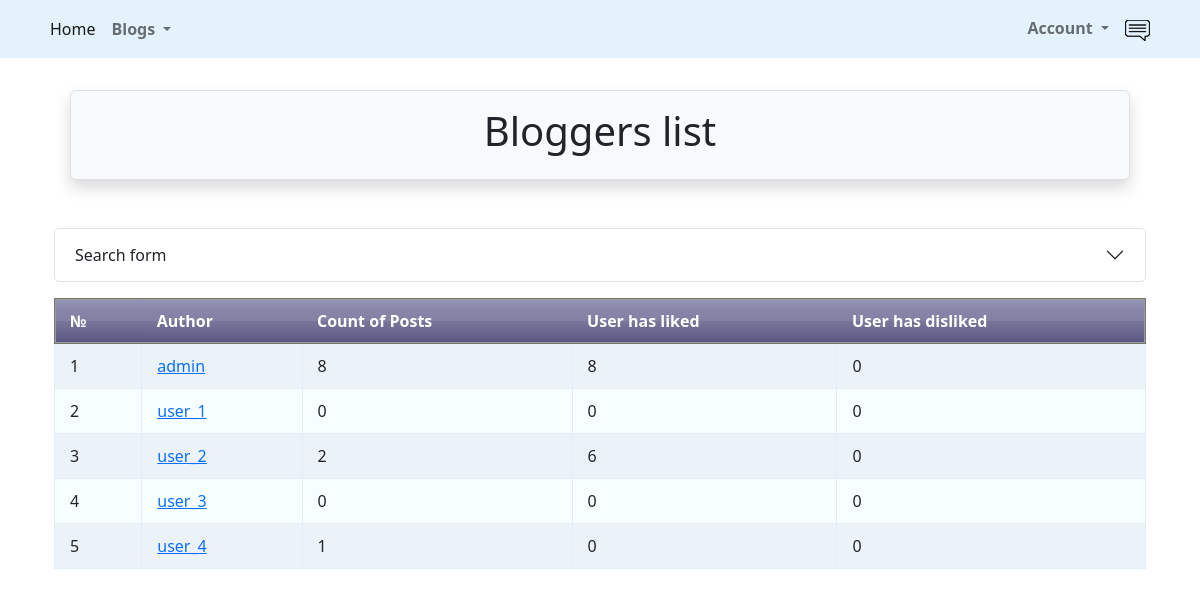
Page /posts/bloggers/ (signed in) on the committed database.
### src/accounts/models.py (models this page shows, shortened)
class User(AbstractUser):
    is_activated = models.BooleanField(default=True, db_index=True)
    avatar = models.ImageField(upload_to=avatar_place, default='profile/default.png')
    birthday = models.DateField(null=True, blank=True)
    city = models.CharField(max_length=50, null=True, blank=True)
    class Meta(AbstractUser.Meta):
        db_table = 'user'

### src/post/views.py (the view)
# urls.py: path('bloggers/', ListOfBloggers.as_view(), name='blogger_list'),
class ListOfBloggers(ListView):
    model = User
    template_name = 'bloggers/bloggers_list.html'
    def get_filter(self):
        users = User.objects.all()
        filter_form = BloggersFilterSet(data=self.request.GET, queryset=users)
        return filter_form
    def get_queryset(self):
        return self.get_filter().qs
    def get_context_data(self, *, object_list=None, **kwargs):
        context = super().get_context_data(**kwargs)
        context['form'] = self.get_filter().form
        return context

### src/post/templates/bloggers/bloggers_list.html (shortened to what this page needs)
{% extends 'base.html' %}
{% load static %}
{% load crispy_forms_filters %}
{% block header %}
    Bloggers list
{% endblock %}
{% block content %}
    <link rel="stylesheet" type="text/css" href="{% static 'css/lists.css' %}">
<div class="row mb-3">
        <div class="accordion" id="accordionExample">
          <div class="accordion-item">
            <h2 class="accordion-header" id="headingOne">
              <button class="accordion-button collapsed" type="button" data-bs-toggle="collapse" data-bs-target="#collapseOne" aria-expanded="true" aria-controls="collapseOne">
                Search form
              </button>
            </h2>
          </div>
        </div>
    </div>
    {% if object_list %}
        <table class="table table_blur">
            <thead class="thead-dark">
                <tr>
                    <th>№</th>
                    <th>Author</th>
                    <th>Count of Posts</th>
                    <th>User has liked</th>
                    <th>User has disliked</th>
                </tr>
            </thead>
            <tbody>
            {% for post in object_list %}
                <tr>
                    <td>{{ forloop.counter }}</td>
                <td>{% if user.is_authenticated %} <a href="{% url 'posts:blogger_detail' post.id %}">
                    {{ post.username }}</a>
                    {% else %} {{ post.username }}
                        {% endif %}</td>
                    <td>{{ post.posts_set.count }}</td>
                    <td>{{ post.likes.count }}</td>
                    <td>{{ post.dislikes.count }}</td>
            {% endfor %}
            </tbody>
        </table>
    {% else %}
        <p>There are no posts yet!</p>
    {% endif %}
{% endblock %}

### src/post/static/css/lists.css (style rules this page uses)
.table_blur { background: #f5ffff; border-collapse: collapse; text-align: left; }
.table_blur th { border-top: 1px solid #777777; border-bottom: 1px solid #777777; box-shadow: inset 0 1px 0 #999999, inset 0 -1px 0 #999999; background: linear-gradient(#9595b6, #5a567f); color: white; padding: 10px 15px; position: relative; }
.table_blur th:after { content: ""; display: block; position: absolute; left: 0; top: 25%; height: 25%; width: 100%; background: linear-gradient(rgba(255, 255, 255, 0), rgba(255,255,255,.08)); }
.table_blur tr:nth-child(odd) { background: #ebf3f9; }
.table_blur th:first-child { border-left: 1px solid #777777; border-bottom: 1px solid #777777; box-shadow: inset 1px 1px 0 #999999, inset 0 -1px 0 #999999; }
.table_blur th:last-child { border-right: 1px solid #777777; border-bottom: 1px solid #777777; box-shadow: inset -1px 1px 0 #999999, inset 0 -1px 0 #999999; }
.table_blur td { border: 1px solid #e3eef7; padding: 10px 15px; position: relative; transition: all 0.5s ease; }

### rows in the picture
User: username "admin", posts_set.count "8", likes.count "8", dislikes.count "0"
User: username "user_1", posts_set.count "0", likes.count "0", dislikes.count "0"
User: username "user_2", posts_set.count "2", likes.count "6", dislikes.count "0"
User: username "user_3", posts_set.count "0", likes.count "0", dislikes.count "0"
User: username "user_4", posts_set.count "1", likes.count "0", dislikes.count "0"
